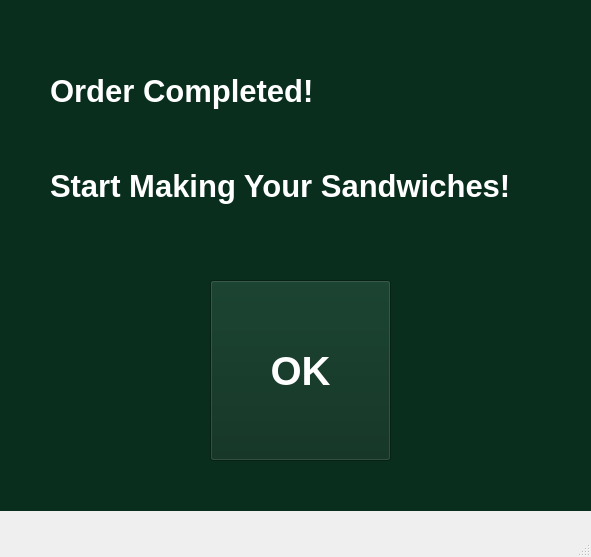
<?xml version="1.0" encoding="UTF-8"?>
<ui version="4.0">
 <class>MainWindow</class>
 <widget class="QMainWindow" name="MainWindow">
  <property name="geometry">
   <rect>
    <x>0</x>
    <y>0</y>
    <width>591</width>
    <height>557</height>
   </rect>
  </property>
  <property name="windowTitle">
   <string>MainWindow</string>
  </property>
  <widget class="QWidget" name="centralwidget">
   <widget class="QStackedWidget" name="stackedWidget">
    <property name="geometry">
     <rect>
      <x>0</x>
      <y>0</y>
      <width>591</width>
      <height>511</height>
     </rect>
    </property>
    <property name="styleSheet">
     <string notr="true">background-color: rgb(10, 46, 30);</string>
    </property>
    <widget class="QWidget" name="page">
     <widget class="QLabel" name="label_2">
      <property name="geometry">
       <rect>
        <x>50</x>
        <y>40</y>
        <width>501</width>
        <height>101</height>
       </rect>
      </property>
      <property name="palette">
       <palette>
        <active>
         <colorrole role="WindowText">
          <brush brushstyle="SolidPattern">
           <color alpha="255">
            <red>255</red>
            <green>255</green>
            <blue>255</blue>
           </color>
          </brush>
         </colorrole>
         <colorrole role="Button">
          <brush brushstyle="SolidPattern">
           <color alpha="255">
            <red>10</red>
            <green>46</green>
            <blue>30</blue>
           </color>
          </brush>
         </colorrole>
         <colorrole role="Midlight">
          <brush brushstyle="SolidPattern">
           <color alpha="255">
            <red>196</red>
            <green>203</green>
            <blue>193</blue>
           </color>
          </brush>
         </colorrole>
         <colorrole role="Dark">
          <brush brushstyle="SolidPattern">
           <color alpha="255">
            <red>105</red>
            <green>116</green>
            <blue>101</blue>
           </color>
          </brush>
         </colorrole>
         <colorrole role="Mid">
          <brush brushstyle="SolidPattern">
           <color alpha="255">
            <red>115</red>
            <green>132</green>
            <blue>108</blue>
           </color>
          </brush>
         </colorrole>
         <colorrole role="Text">
          <brush brushstyle="SolidPattern">
           <color alpha="255">
            <red>26</red>
            <green>55</green>
            <blue>35</blue>
           </color>
          </brush>
         </colorrole>
         <colorrole role="BrightText">
          <brush brushstyle="SolidPattern">
           <color alpha="255">
            <red>26</red>
            <green>55</green>
            <blue>35</blue>
           </color>
          </brush>
         </colorrole>
         <colorrole role="ButtonText">
          <brush brushstyle="SolidPattern">
           <color alpha="255">
            <red>0</red>
            <green>0</green>
            <blue>0</blue>
           </color>
          </brush>
         </colorrole>
         <colorrole role="Base">
          <brush brushstyle="SolidPattern">
           <color alpha="255">
            <red>10</red>
            <green>46</green>
            <blue>30</blue>
           </color>
          </brush>
         </colorrole>
         <colorrole role="Window">
          <brush brushstyle="SolidPattern">
           <color alpha="255">
            <red>10</red>
            <green>46</green>
            <blue>30</blue>
           </color>
          </brush>
         </colorrole>
         <colorrole role="Highlight">
          <brush brushstyle="SolidPattern">
           <color alpha="255">
            <red>26</red>
            <green>55</green>
            <blue>35</blue>
           </color>
          </brush>
         </colorrole>
         <colorrole role="HighlightedText">
          <brush brushstyle="SolidPattern">
           <color alpha="255">
            <red>254</red>
            <green>239</green>
            <blue>197</blue>
           </color>
          </brush>
         </colorrole>
         <colorrole role="LinkVisited">
          <brush brushstyle="SolidPattern">
           <color alpha="255">
            <red>205</red>
            <green>171</green>
            <blue>143</blue>
           </color>
          </brush>
         </colorrole>
         <colorrole role="AlternateBase">
          <brush brushstyle="SolidPattern">
           <color alpha="255">
            <red>69</red>
            <green>80</green>
            <blue>65</blue>
           </color>
          </brush>
         </colorrole>
         <colorrole role="ToolTipBase">
          <brush brushstyle="SolidPattern">
           <color alpha="255">
            <red>255</red>
            <green>246</green>
            <blue>242</blue>
           </color>
          </brush>
         </colorrole>
         <colorrole role="PlaceholderText">
          <brush brushstyle="SolidPattern">
           <color alpha="255">
            <red>105</red>
            <green>116</green>
            <blue>101</blue>
           </color>
          </brush>
         </colorrole>
        </active>
        <inactive>
         <colorrole role="WindowText">
          <brush brushstyle="SolidPattern">
           <color alpha="255">
            <red>255</red>
            <green>255</green>
            <blue>255</blue>
           </color>
          </brush>
         </colorrole>
         <colorrole role="Button">
          <brush brushstyle="SolidPattern">
           <color alpha="255">
            <red>10</red>
            <green>46</green>
            <blue>30</blue>
           </color>
          </brush>
         </colorrole>
         <colorrole role="Midlight">
          <brush brushstyle="SolidPattern">
           <color alpha="255">
            <red>196</red>
            <green>203</green>
            <blue>193</blue>
           </color>
          </brush>
         </colorrole>
         <colorrole role="Dark">
          <brush brushstyle="SolidPattern">
           <color alpha="255">
            <red>105</red>
            <green>116</green>
            <blue>101</blue>
           </color>
          </brush>
         </colorrole>
         <colorrole role="Mid">
          <brush brushstyle="SolidPattern">
           <color alpha="255">
            <red>115</red>
            <green>132</green>
            <blue>108</blue>
           </color>
          </brush>
         </colorrole>
         <colorrole role="Text">
          <brush brushstyle="SolidPattern">
           <color alpha="255">
            <red>26</red>
            <green>55</green>
            <blue>35</blue>
           </color>
          </brush>
         </colorrole>
         <colorrole role="BrightText">
          <brush brushstyle="SolidPattern">
           <color alpha="255">
            <red>26</red>
            <green>55</green>
            <blue>35</blue>
           </color>
          </brush>
         </colorrole>
         <colorrole role="ButtonText">
          <brush brushstyle="SolidPattern">
           <color alpha="255">
            <red>0</red>
            <green>0</green>
            <blue>0</blue>
           </color>
          </brush>
         </colorrole>
         <colorrole role="Base">
          <brush brushstyle="SolidPattern">
           <color alpha="255">
            <red>10</red>
            <green>46</green>
            <blue>30</blue>
           </color>
          </brush>
         </colorrole>
         <colorrole role="Window">
          <brush brushstyle="SolidPattern">
           <color alpha="255">
            <red>10</red>
            <green>46</green>
            <blue>30</blue>
           </color>
          </brush>
         </colorrole>
         <colorrole role="Highlight">
          <brush brushstyle="SolidPattern">
           <color alpha="255">
            <red>26</red>
            <green>55</green>
            <blue>35</blue>
           </color>
          </brush>
         </colorrole>
         <colorrole role="HighlightedText">
          <brush brushstyle="SolidPattern">
           <color alpha="255">
            <red>254</red>
            <green>239</green>
            <blue>197</blue>
           </color>
          </brush>
         </colorrole>
         <colorrole role="LinkVisited">
          <brush brushstyle="SolidPattern">
           <color alpha="255">
            <red>205</red>
            <green>171</green>
            <blue>143</blue>
           </color>
          </brush>
         </colorrole>
         <colorrole role="AlternateBase">
          <brush brushstyle="SolidPattern">
           <color alpha="255">
            <red>69</red>
            <green>80</green>
            <blue>65</blue>
           </color>
          </brush>
         </colorrole>
         <colorrole role="ToolTipBase">
          <brush brushstyle="SolidPattern">
           <color alpha="255">
            <red>255</red>
            <green>246</green>
            <blue>242</blue>
           </color>
          </brush>
         </colorrole>
         <colorrole role="PlaceholderText">
          <brush brushstyle="SolidPattern">
           <color alpha="255">
            <red>105</red>
            <green>116</green>
            <blue>101</blue>
           </color>
          </brush>
         </colorrole>
        </inactive>
        <disabled>
         <colorrole role="WindowText">
          <brush brushstyle="SolidPattern">
           <color alpha="255">
            <red>105</red>
            <green>116</green>
            <blue>101</blue>
           </color>
          </brush>
         </colorrole>
         <colorrole role="Button">
          <brush brushstyle="SolidPattern">
           <color alpha="255">
            <red>10</red>
            <green>46</green>
            <blue>30</blue>
           </color>
          </brush>
         </colorrole>
         <colorrole role="Midlight">
          <brush brushstyle="SolidPattern">
           <color alpha="255">
            <red>196</red>
            <green>203</green>
            <blue>193</blue>
           </color>
          </brush>
         </colorrole>
         <colorrole role="Dark">
          <brush brushstyle="SolidPattern">
           <color alpha="255">
            <red>105</red>
            <green>116</green>
            <blue>101</blue>
           </color>
          </brush>
         </colorrole>
         <colorrole role="Mid">
          <brush brushstyle="SolidPattern">
           <color alpha="255">
            <red>115</red>
            <green>132</green>
            <blue>108</blue>
           </color>
          </brush>
         </colorrole>
         <colorrole role="Text">
          <brush brushstyle="SolidPattern">
           <color alpha="255">
            <red>105</red>
            <green>116</green>
            <blue>101</blue>
           </color>
          </brush>
         </colorrole>
         <colorrole role="BrightText">
          <brush brushstyle="SolidPattern">
           <color alpha="255">
            <red>26</red>
            <green>55</green>
            <blue>35</blue>
           </color>
          </brush>
         </colorrole>
         <colorrole role="ButtonText">
          <brush brushstyle="SolidPattern">
           <color alpha="255">
            <red>105</red>
            <green>116</green>
            <blue>101</blue>
           </color>
          </brush>
         </colorrole>
         <colorrole role="Base">
          <brush brushstyle="SolidPattern">
           <color alpha="255">
            <red>10</red>
            <green>46</green>
            <blue>30</blue>
           </color>
          </brush>
         </colorrole>
         <colorrole role="Window">
          <brush brushstyle="SolidPattern">
           <color alpha="255">
            <red>10</red>
            <green>46</green>
            <blue>30</blue>
           </color>
          </brush>
         </colorrole>
         <colorrole role="Highlight">
          <brush brushstyle="SolidPattern">
           <color alpha="255">
            <red>145</red>
            <green>145</green>
            <blue>145</blue>
           </color>
          </brush>
         </colorrole>
         <colorrole role="HighlightedText">
          <brush brushstyle="SolidPattern">
           <color alpha="255">
            <red>254</red>
            <green>239</green>
            <blue>197</blue>
           </color>
          </brush>
         </colorrole>
         <colorrole role="LinkVisited">
          <brush brushstyle="SolidPattern">
           <color alpha="255">
            <red>205</red>
            <green>171</green>
            <blue>143</blue>
           </color>
          </brush>
         </colorrole>
         <colorrole role="AlternateBase">
          <brush brushstyle="SolidPattern">
           <color alpha="255">
            <red>69</red>
            <green>80</green>
            <blue>65</blue>
           </color>
          </brush>
         </colorrole>
         <colorrole role="ToolTipBase">
          <brush brushstyle="SolidPattern">
           <color alpha="255">
            <red>255</red>
            <green>246</green>
            <blue>242</blue>
           </color>
          </brush>
         </colorrole>
         <colorrole role="PlaceholderText">
          <brush brushstyle="SolidPattern">
           <color alpha="255">
            <red>105</red>
            <green>116</green>
            <blue>101</blue>
           </color>
          </brush>
         </colorrole>
        </disabled>
       </palette>
      </property>
      <property name="font">
       <font>
        <pointsize>23</pointsize>
        <weight>75</weight>
        <bold>true</bold>
       </font>
      </property>
      <property name="text">
       <string>Order Completed!</string>
      </property>
     </widget>
     <widget class="QLabel" name="label_3">
      <property name="geometry">
       <rect>
        <x>50</x>
        <y>140</y>
        <width>501</width>
        <height>91</height>
       </rect>
      </property>
      <property name="palette">
       <palette>
        <active>
         <colorrole role="WindowText">
          <brush brushstyle="SolidPattern">
           <color alpha="255">
            <red>255</red>
            <green>255</green>
            <blue>255</blue>
           </color>
          </brush>
         </colorrole>
         <colorrole role="Button">
          <brush brushstyle="SolidPattern">
           <color alpha="255">
            <red>10</red>
            <green>46</green>
            <blue>30</blue>
           </color>
          </brush>
         </colorrole>
         <colorrole role="Midlight">
          <brush brushstyle="SolidPattern">
           <color alpha="255">
            <red>196</red>
            <green>203</green>
            <blue>193</blue>
           </color>
          </brush>
         </colorrole>
         <colorrole role="Dark">
          <brush brushstyle="SolidPattern">
           <color alpha="255">
            <red>105</red>
            <green>116</green>
            <blue>101</blue>
           </color>
          </brush>
         </colorrole>
         <colorrole role="Mid">
          <brush brushstyle="SolidPattern">
           <color alpha="255">
            <red>115</red>
            <green>132</green>
            <blue>108</blue>
           </color>
          </brush>
         </colorrole>
         <colorrole role="Text">
          <brush brushstyle="SolidPattern">
           <color alpha="255">
            <red>26</red>
            <green>55</green>
            <blue>35</blue>
           </color>
          </brush>
         </colorrole>
         <colorrole role="BrightText">
          <brush brushstyle="SolidPattern">
           <color alpha="255">
            <red>26</red>
            <green>55</green>
            <blue>35</blue>
           </color>
          </brush>
         </colorrole>
         <colorrole role="ButtonText">
          <brush brushstyle="SolidPattern">
           <color alpha="255">
            <red>0</red>
            <green>0</green>
            <blue>0</blue>
           </color>
          </brush>
         </colorrole>
         <colorrole role="Base">
          <brush brushstyle="SolidPattern">
           <color alpha="255">
            <red>10</red>
            <green>46</green>
            <blue>30</blue>
           </color>
          </brush>
         </colorrole>
         <colorrole role="Window">
          <brush brushstyle="SolidPattern">
           <color alpha="255">
            <red>10</red>
            <green>46</green>
            <blue>30</blue>
           </color>
          </brush>
         </colorrole>
         <colorrole role="Highlight">
          <brush brushstyle="SolidPattern">
           <color alpha="255">
            <red>26</red>
            <green>55</green>
            <blue>35</blue>
           </color>
          </brush>
         </colorrole>
         <colorrole role="HighlightedText">
          <brush brushstyle="SolidPattern">
           <color alpha="255">
            <red>254</red>
            <green>239</green>
            <blue>197</blue>
           </color>
          </brush>
         </colorrole>
         <colorrole role="LinkVisited">
          <brush brushstyle="SolidPattern">
           <color alpha="255">
            <red>205</red>
            <green>171</green>
            <blue>143</blue>
           </color>
          </brush>
         </colorrole>
         <colorrole role="AlternateBase">
          <brush brushstyle="SolidPattern">
           <color alpha="255">
            <red>69</red>
            <green>80</green>
            <blue>65</blue>
           </color>
          </brush>
         </colorrole>
         <colorrole role="ToolTipBase">
          <brush brushstyle="SolidPattern">
           <color alpha="255">
            <red>255</red>
            <green>246</green>
            <blue>242</blue>
           </color>
          </brush>
         </colorrole>
         <colorrole role="PlaceholderText">
          <brush brushstyle="SolidPattern">
           <color alpha="255">
            <red>105</red>
            <green>116</green>
            <blue>101</blue>
           </color>
          </brush>
         </colorrole>
        </active>
        <inactive>
         <colorrole role="WindowText">
          <brush brushstyle="SolidPattern">
           <color alpha="255">
            <red>255</red>
            <green>255</green>
            <blue>255</blue>
           </color>
          </brush>
         </colorrole>
         <colorrole role="Button">
          <brush brushstyle="SolidPattern">
           <color alpha="255">
            <red>10</red>
            <green>46</green>
            <blue>30</blue>
           </color>
          </brush>
         </colorrole>
         <colorrole role="Midlight">
          <brush brushstyle="SolidPattern">
           <color alpha="255">
            <red>196</red>
            <green>203</green>
            <blue>193</blue>
           </color>
          </brush>
         </colorrole>
         <colorrole role="Dark">
          <brush brushstyle="SolidPattern">
           <color alpha="255">
            <red>105</red>
            <green>116</green>
            <blue>101</blue>
           </color>
          </brush>
         </colorrole>
         <colorrole role="Mid">
          <brush brushstyle="SolidPattern">
           <color alpha="255">
            <red>115</red>
            <green>132</green>
            <blue>108</blue>
           </color>
          </brush>
         </colorrole>
         <colorrole role="Text">
          <brush brushstyle="SolidPattern">
           <color alpha="255">
            <red>26</red>
            <green>55</green>
            <blue>35</blue>
           </color>
          </brush>
         </colorrole>
         <colorrole role="BrightText">
          <brush brushstyle="SolidPattern">
           <color alpha="255">
            <red>26</red>
            <green>55</green>
            <blue>35</blue>
           </color>
          </brush>
         </colorrole>
         <colorrole role="ButtonText">
          <brush brushstyle="SolidPattern">
           <color alpha="255">
            <red>0</red>
            <green>0</green>
            <blue>0</blue>
           </color>
          </brush>
         </colorrole>
         <colorrole role="Base">
          <brush brushstyle="SolidPattern">
           <color alpha="255">
            <red>10</red>
            <green>46</green>
            <blue>30</blue>
           </color>
          </brush>
         </colorrole>
         <colorrole role="Window">
          <brush brushstyle="SolidPattern">
           <color alpha="255">
            <red>10</red>
            <green>46</green>
            <blue>30</blue>
           </color>
          </brush>
         </colorrole>
         <colorrole role="Highlight">
          <brush brushstyle="SolidPattern">
           <color alpha="255">
            <red>26</red>
            <green>55</green>
            <blue>35</blue>
           </color>
          </brush>
         </colorrole>
         <colorrole role="HighlightedText">
          <brush brushstyle="SolidPattern">
           <color alpha="255">
            <red>254</red>
            <green>239</green>
            <blue>197</blue>
           </color>
          </brush>
         </colorrole>
         <colorrole role="LinkVisited">
          <brush brushstyle="SolidPattern">
           <color alpha="255">
            <red>205</red>
            <green>171</green>
            <blue>143</blue>
           </color>
          </brush>
         </colorrole>
         <colorrole role="AlternateBase">
          <brush brushstyle="SolidPattern">
           <color alpha="255">
            <red>69</red>
            <green>80</green>
            <blue>65</blue>
           </color>
          </brush>
         </colorrole>
         <colorrole role="ToolTipBase">
          <brush brushstyle="SolidPattern">
           <color alpha="255">
            <red>255</red>
            <green>246</green>
            <blue>242</blue>
           </color>
          </brush>
         </colorrole>
         <colorrole role="PlaceholderText">
          <brush brushstyle="SolidPattern">
           <color alpha="255">
            <red>105</red>
            <green>116</green>
            <blue>101</blue>
           </color>
          </brush>
         </colorrole>
        </inactive>
        <disabled>
         <colorrole role="WindowText">
          <brush brushstyle="SolidPattern">
           <color alpha="255">
            <red>105</red>
            <green>116</green>
            <blue>101</blue>
           </color>
          </brush>
         </colorrole>
         <colorrole role="Button">
          <brush brushstyle="SolidPattern">
           <color alpha="255">
            <red>10</red>
            <green>46</green>
            <blue>30</blue>
           </color>
          </brush>
         </colorrole>
         <colorrole role="Midlight">
          <brush brushstyle="SolidPattern">
           <color alpha="255">
            <red>196</red>
            <green>203</green>
            <blue>193</blue>
           </color>
          </brush>
         </colorrole>
         <colorrole role="Dark">
          <brush brushstyle="SolidPattern">
           <color alpha="255">
            <red>105</red>
            <green>116</green>
            <blue>101</blue>
           </color>
          </brush>
         </colorrole>
         <colorrole role="Mid">
          <brush brushstyle="SolidPattern">
           <color alpha="255">
            <red>115</red>
            <green>132</green>
            <blue>108</blue>
           </color>
          </brush>
         </colorrole>
         <colorrole role="Text">
          <brush brushstyle="SolidPattern">
           <color alpha="255">
            <red>105</red>
            <green>116</green>
            <blue>101</blue>
           </color>
          </brush>
         </colorrole>
         <colorrole role="BrightText">
          <brush brushstyle="SolidPattern">
           <color alpha="255">
            <red>26</red>
            <green>55</green>
            <blue>35</blue>
           </color>
          </brush>
         </colorrole>
         <colorrole role="ButtonText">
          <brush brushstyle="SolidPattern">
           <color alpha="255">
            <red>105</red>
            <green>116</green>
            <blue>101</blue>
           </color>
          </brush>
         </colorrole>
         <colorrole role="Base">
          <brush brushstyle="SolidPattern">
           <color alpha="255">
            <red>10</red>
            <green>46</green>
            <blue>30</blue>
           </color>
          </brush>
         </colorrole>
         <colorrole role="Window">
          <brush brushstyle="SolidPattern">
           <color alpha="255">
            <red>10</red>
            <green>46</green>
            <blue>30</blue>
           </color>
          </brush>
         </colorrole>
         <colorrole role="Highlight">
          <brush brushstyle="SolidPattern">
           <color alpha="255">
            <red>145</red>
            <green>145</green>
            <blue>145</blue>
           </color>
          </brush>
         </colorrole>
         <colorrole role="HighlightedText">
          <brush brushstyle="SolidPattern">
           <color alpha="255">
            <red>254</red>
            <green>239</green>
            <blue>197</blue>
           </color>
          </brush>
         </colorrole>
         <colorrole role="LinkVisited">
          <brush brushstyle="SolidPattern">
           <color alpha="255">
            <red>205</red>
            <green>171</green>
            <blue>143</blue>
           </color>
          </brush>
         </colorrole>
         <colorrole role="AlternateBase">
          <brush brushstyle="SolidPattern">
           <color alpha="255">
            <red>69</red>
            <green>80</green>
            <blue>65</blue>
           </color>
          </brush>
         </colorrole>
         <colorrole role="ToolTipBase">
          <brush brushstyle="SolidPattern">
           <color alpha="255">
            <red>255</red>
            <green>246</green>
            <blue>242</blue>
           </color>
          </brush>
         </colorrole>
         <colorrole role="PlaceholderText">
          <brush brushstyle="SolidPattern">
           <color alpha="255">
            <red>105</red>
            <green>116</green>
            <blue>101</blue>
           </color>
          </brush>
         </colorrole>
        </disabled>
       </palette>
      </property>
      <property name="font">
       <font>
        <pointsize>23</pointsize>
        <weight>75</weight>
        <bold>true</bold>
       </font>
      </property>
      <property name="text">
       <string>Start Making Your Sandwiches!</string>
      </property>
     </widget>
     <widget class="QPushButton" name="okBtn">
      <property name="geometry">
       <rect>
        <x>210</x>
        <y>280</y>
        <width>181</width>
        <height>181</height>
       </rect>
      </property>
      <property name="palette">
       <palette>
        <active>
         <colorrole role="WindowText">
          <brush brushstyle="SolidPattern">
           <color alpha="255">
            <red>255</red>
            <green>255</green>
            <blue>255</blue>
           </color>
          </brush>
         </colorrole>
         <colorrole role="Button">
          <brush brushstyle="SolidPattern">
           <color alpha="255">
            <red>10</red>
            <green>46</green>
            <blue>30</blue>
           </color>
          </brush>
         </colorrole>
         <colorrole role="Midlight">
          <brush brushstyle="SolidPattern">
           <color alpha="255">
            <red>196</red>
            <green>203</green>
            <blue>193</blue>
           </color>
          </brush>
         </colorrole>
         <colorrole role="Dark">
          <brush brushstyle="SolidPattern">
           <color alpha="255">
            <red>105</red>
            <green>116</green>
            <blue>101</blue>
           </color>
          </brush>
         </colorrole>
         <colorrole role="Mid">
          <brush brushstyle="SolidPattern">
           <color alpha="255">
            <red>115</red>
            <green>132</green>
            <blue>108</blue>
           </color>
          </brush>
         </colorrole>
         <colorrole role="Text">
          <brush brushstyle="SolidPattern">
           <color alpha="255">
            <red>26</red>
            <green>55</green>
            <blue>35</blue>
           </color>
          </brush>
         </colorrole>
         <colorrole role="BrightText">
          <brush brushstyle="SolidPattern">
           <color alpha="255">
            <red>26</red>
            <green>55</green>
            <blue>35</blue>
           </color>
          </brush>
         </colorrole>
         <colorrole role="ButtonText">
          <brush brushstyle="SolidPattern">
           <color alpha="255">
            <red>255</red>
            <green>255</green>
            <blue>255</blue>
           </color>
          </brush>
         </colorrole>
         <colorrole role="Base">
          <brush brushstyle="SolidPattern">
           <color alpha="255">
            <red>10</red>
            <green>46</green>
            <blue>30</blue>
           </color>
          </brush>
         </colorrole>
         <colorrole role="Window">
          <brush brushstyle="SolidPattern">
           <color alpha="255">
            <red>10</red>
            <green>46</green>
            <blue>30</blue>
           </color>
          </brush>
         </colorrole>
         <colorrole role="Highlight">
          <brush brushstyle="SolidPattern">
           <color alpha="255">
            <red>26</red>
            <green>55</green>
            <blue>35</blue>
           </color>
          </brush>
         </colorrole>
         <colorrole role="HighlightedText">
          <brush brushstyle="SolidPattern">
           <color alpha="255">
            <red>254</red>
            <green>239</green>
            <blue>197</blue>
           </color>
          </brush>
         </colorrole>
         <colorrole role="LinkVisited">
          <brush brushstyle="SolidPattern">
           <color alpha="255">
            <red>205</red>
            <green>171</green>
            <blue>143</blue>
           </color>
          </brush>
         </colorrole>
         <colorrole role="AlternateBase">
          <brush brushstyle="LinearGradientPattern">
           <gradient startx="0.000000000000000" starty="0.000000000000000" endx="1.000000000000000" endy="0.000000000000000" type="LinearGradient" spread="RepeatSpread" coordinatemode="ObjectBoundingMode">
            <gradientstop position="0.000000000000000">
             <color alpha="255">
              <red>255</red>
              <green>0</green>
              <blue>0</blue>
             </color>
            </gradientstop>
            <gradientstop position="0.170000000000000">
             <color alpha="255">
              <red>255</red>
              <green>0</green>
              <blue>0</blue>
             </color>
            </gradientstop>
            <gradientstop position="0.180000000000000">
             <color alpha="255">
              <red>255</red>
              <green>255</green>
              <blue>255</blue>
             </color>
            </gradientstop>
            <gradientstop position="0.210212000000000">
             <color alpha="255">
              <red>255</red>
              <green>255</green>
              <blue>255</blue>
             </color>
            </gradientstop>
            <gradientstop position="0.220212000000000">
             <color alpha="255">
              <red>0</red>
              <green>16</green>
              <blue>255</blue>
             </color>
            </gradientstop>
            <gradientstop position="0.279897000000000">
             <color alpha="255">
              <red>0</red>
              <green>16</green>
              <blue>255</blue>
             </color>
            </gradientstop>
            <gradientstop position="0.289897000000000">
             <color alpha="255">
              <red>255</red>
              <green>255</green>
              <blue>255</blue>
             </color>
            </gradientstop>
            <gradientstop position="0.320000000000000">
             <color alpha="255">
              <red>255</red>
              <green>255</green>
              <blue>255</blue>
             </color>
            </gradientstop>
            <gradientstop position="0.330000000000000">
             <color alpha="255">
              <red>255</red>
              <green>0</green>
              <blue>0</blue>
             </color>
            </gradientstop>
            <gradientstop position="1.000000000000000">
             <color alpha="255">
              <red>255</red>
              <green>0</green>
              <blue>0</blue>
             </color>
            </gradientstop>
           </gradient>
          </brush>
         </colorrole>
         <colorrole role="ToolTipBase">
          <brush brushstyle="SolidPattern">
           <color alpha="255">
            <red>255</red>
            <green>246</green>
            <blue>242</blue>
           </color>
          </brush>
         </colorrole>
         <colorrole role="PlaceholderText">
          <brush brushstyle="SolidPattern">
           <color alpha="255">
            <red>105</red>
            <green>116</green>
            <blue>101</blue>
           </color>
          </brush>
         </colorrole>
        </active>
        <inactive>
         <colorrole role="WindowText">
          <brush brushstyle="SolidPattern">
           <color alpha="255">
            <red>255</red>
            <green>255</green>
            <blue>255</blue>
           </color>
          </brush>
         </colorrole>
         <colorrole role="Button">
          <brush brushstyle="SolidPattern">
           <color alpha="255">
            <red>10</red>
            <green>46</green>
            <blue>30</blue>
           </color>
          </brush>
         </colorrole>
         <colorrole role="Midlight">
          <brush brushstyle="SolidPattern">
           <color alpha="255">
            <red>196</red>
            <green>203</green>
            <blue>193</blue>
           </color>
          </brush>
         </colorrole>
         <colorrole role="Dark">
          <brush brushstyle="SolidPattern">
           <color alpha="255">
            <red>105</red>
            <green>116</green>
            <blue>101</blue>
           </color>
          </brush>
         </colorrole>
         <colorrole role="Mid">
          <brush brushstyle="SolidPattern">
           <color alpha="255">
            <red>115</red>
            <green>132</green>
            <blue>108</blue>
           </color>
          </brush>
         </colorrole>
         <colorrole role="Text">
          <brush brushstyle="SolidPattern">
           <color alpha="255">
            <red>26</red>
            <green>55</green>
            <blue>35</blue>
           </color>
          </brush>
         </colorrole>
         <colorrole role="BrightText">
          <brush brushstyle="SolidPattern">
           <color alpha="255">
            <red>26</red>
            <green>55</green>
            <blue>35</blue>
           </color>
          </brush>
         </colorrole>
         <colorrole role="ButtonText">
          <brush brushstyle="SolidPattern">
           <color alpha="255">
            <red>255</red>
            <green>255</green>
            <blue>255</blue>
           </color>
          </brush>
         </colorrole>
         <colorrole role="Base">
          <brush brushstyle="SolidPattern">
           <color alpha="255">
            <red>10</red>
            <green>46</green>
            <blue>30</blue>
           </color>
          </brush>
         </colorrole>
         <colorrole role="Window">
          <brush brushstyle="SolidPattern">
           <color alpha="255">
            <red>10</red>
            <green>46</green>
            <blue>30</blue>
           </color>
          </brush>
         </colorrole>
         <colorrole role="Highlight">
          <brush brushstyle="SolidPattern">
           <color alpha="255">
            <red>26</red>
            <green>55</green>
            <blue>35</blue>
           </color>
          </brush>
         </colorrole>
         <colorrole role="HighlightedText">
          <brush brushstyle="SolidPattern">
           <color alpha="255">
            <red>254</red>
            <green>239</green>
            <blue>197</blue>
           </color>
          </brush>
         </colorrole>
         <colorrole role="LinkVisited">
          <brush brushstyle="SolidPattern">
           <color alpha="255">
            <red>205</red>
            <green>171</green>
            <blue>143</blue>
           </color>
          </brush>
         </colorrole>
         <colorrole role="AlternateBase">
          <brush brushstyle="LinearGradientPattern">
           <gradient startx="0.000000000000000" starty="0.000000000000000" endx="1.000000000000000" endy="0.000000000000000" type="LinearGradient" spread="RepeatSpread" coordinatemode="ObjectBoundingMode">
            <gradientstop position="0.000000000000000">
             <color alpha="255">
              <red>255</red>
              <green>0</green>
              <blue>0</blue>
             </color>
            </gradientstop>
            <gradientstop position="0.170000000000000">
             <color alpha="255">
              <red>255</red>
              <green>0</green>
              <blue>0</blue>
             </color>
            </gradientstop>
            <gradientstop position="0.180000000000000">
             <color alpha="255">
              <red>255</red>
              <green>255</green>
              <blue>255</blue>
             </color>
            </gradientstop>
            <gradientstop position="0.210212000000000">
             <color alpha="255">
              <red>255</red>
              <green>255</green>
              <blue>255</blue>
             </color>
            </gradientstop>
            <gradientstop position="0.220212000000000">
             <color alpha="255">
              <red>0</red>
              <green>16</green>
              <blue>255</blue>
             </color>
            </gradientstop>
            <gradientstop position="0.279897000000000">
             <color alpha="255">
              <red>0</red>
              <green>16</green>
              <blue>255</blue>
             </color>
            </gradientstop>
            <gradientstop position="0.289897000000000">
             <color alpha="255">
              <red>255</red>
              <green>255</green>
              <blue>255</blue>
             </color>
            </gradientstop>
            <gradientstop position="0.320000000000000">
             <color alpha="255">
              <red>255</red>
              <green>255</green>
              <blue>255</blue>
             </color>
            </gradientstop>
            <gradientstop position="0.330000000000000">
             <color alpha="255">
              <red>255</red>
              <green>0</green>
              <blue>0</blue>
             </color>
            </gradientstop>
            <gradientstop position="1.000000000000000">
             <color alpha="255">
              <red>255</red>
              <green>0</green>
              <blue>0</blue>
             </color>
            </gradientstop>
           </gradient>
          </brush>
         </colorrole>
         <colorrole role="ToolTipBase">
          <brush brushstyle="SolidPattern">
           <color alpha="255">
            <red>255</red>
            <green>246</green>
            <blue>242</blue>
           </color>
          </brush>
         </colorrole>
         <colorrole role="PlaceholderText">
          <brush brushstyle="SolidPattern">
           <color alpha="255">
            <red>105</red>
            <green>116</green>
            <blue>101</blue>
           </color>
          </brush>
         </colorrole>
        </inactive>
        <disabled>
         <colorrole role="WindowText">
          <brush brushstyle="SolidPattern">
           <color alpha="255">
            <red>105</red>
            <green>116</green>
            <blue>101</blue>
           </color>
          </brush>
         </colorrole>
         <colorrole role="Button">
          <brush brushstyle="SolidPattern">
           <color alpha="255">
            <red>10</red>
            <green>46</green>
            <blue>30</blue>
           </color>
          </brush>
         </colorrole>
         <colorrole role="Midlight">
          <brush brushstyle="SolidPattern">
           <color alpha="255">
            <red>196</red>
            <green>203</green>
            <blue>193</blue>
           </color>
          </brush>
         </colorrole>
         <colorrole role="Dark">
          <brush brushstyle="SolidPattern">
           <color alpha="255">
            <red>105</red>
            <green>116</green>
            <blue>101</blue>
           </color>
          </brush>
         </colorrole>
         <colorrole role="Mid">
          <brush brushstyle="SolidPattern">
           <color alpha="255">
            <red>115</red>
            <green>132</green>
            <blue>108</blue>
           </color>
          </brush>
         </colorrole>
         <colorrole role="Text">
          <brush brushstyle="SolidPattern">
           <color alpha="255">
            <red>105</red>
            <green>116</green>
            <blue>101</blue>
           </color>
          </brush>
         </colorrole>
         <colorrole role="BrightText">
          <brush brushstyle="SolidPattern">
           <color alpha="255">
            <red>26</red>
            <green>55</green>
            <blue>35</blue>
           </color>
          </brush>
         </colorrole>
         <colorrole role="ButtonText">
          <brush brushstyle="SolidPattern">
           <color alpha="255">
            <red>105</red>
            <green>116</green>
            <blue>101</blue>
           </color>
          </brush>
         </colorrole>
         <colorrole role="Base">
          <brush brushstyle="SolidPattern">
           <color alpha="255">
            <red>10</red>
            <green>46</green>
            <blue>30</blue>
           </color>
          </brush>
         </colorrole>
         <colorrole role="Window">
          <brush brushstyle="SolidPattern">
           <color alpha="255">
            <red>10</red>
            <green>46</green>
            <blue>30</blue>
           </color>
          </brush>
         </colorrole>
         <colorrole role="Highlight">
          <brush brushstyle="SolidPattern">
           <color alpha="255">
            <red>145</red>
            <green>145</green>
            <blue>145</blue>
           </color>
          </brush>
         </colorrole>
         <colorrole role="HighlightedText">
          <brush brushstyle="SolidPattern">
           <color alpha="255">
            <red>254</red>
            <green>239</green>
            <blue>197</blue>
           </color>
          </brush>
         </colorrole>
         <colorrole role="LinkVisited">
          <brush brushstyle="SolidPattern">
           <color alpha="255">
            <red>205</red>
            <green>171</green>
            <blue>143</blue>
           </color>
          </brush>
         </colorrole>
         <colorrole role="AlternateBase">
          <brush brushstyle="LinearGradientPattern">
           <gradient startx="0.000000000000000" starty="0.000000000000000" endx="1.000000000000000" endy="0.000000000000000" type="LinearGradient" spread="RepeatSpread" coordinatemode="ObjectBoundingMode">
            <gradientstop position="0.000000000000000">
             <color alpha="255">
              <red>255</red>
              <green>0</green>
              <blue>0</blue>
             </color>
            </gradientstop>
            <gradientstop position="0.170000000000000">
             <color alpha="255">
              <red>255</red>
              <green>0</green>
              <blue>0</blue>
             </color>
            </gradientstop>
            <gradientstop position="0.180000000000000">
             <color alpha="255">
              <red>255</red>
              <green>255</green>
              <blue>255</blue>
             </color>
            </gradientstop>
            <gradientstop position="0.210212000000000">
             <color alpha="255">
              <red>255</red>
              <green>255</green>
              <blue>255</blue>
             </color>
            </gradientstop>
            <gradientstop position="0.220212000000000">
             <color alpha="255">
              <red>0</red>
              <green>16</green>
              <blue>255</blue>
             </color>
            </gradientstop>
            <gradientstop position="0.279897000000000">
             <color alpha="255">
              <red>0</red>
              <green>16</green>
              <blue>255</blue>
             </color>
            </gradientstop>
            <gradientstop position="0.289897000000000">
             <color alpha="255">
              <red>255</red>
              <green>255</green>
              <blue>255</blue>
             </color>
            </gradientstop>
            <gradientstop position="0.320000000000000">
             <color alpha="255">
              <red>255</red>
              <green>255</green>
              <blue>255</blue>
             </color>
            </gradientstop>
            <gradientstop position="0.330000000000000">
             <color alpha="255">
              <red>255</red>
              <green>0</green>
              <blue>0</blue>
             </color>
            </gradientstop>
            <gradientstop position="1.000000000000000">
             <color alpha="255">
              <red>255</red>
              <green>0</green>
              <blue>0</blue>
             </color>
            </gradientstop>
           </gradient>
          </brush>
         </colorrole>
         <colorrole role="ToolTipBase">
          <brush brushstyle="SolidPattern">
           <color alpha="255">
            <red>255</red>
            <green>246</green>
            <blue>242</blue>
           </color>
          </brush>
         </colorrole>
         <colorrole role="PlaceholderText">
          <brush brushstyle="SolidPattern">
           <color alpha="255">
            <red>105</red>
            <green>116</green>
            <blue>101</blue>
           </color>
          </brush>
         </colorrole>
        </disabled>
       </palette>
      </property>
      <property name="font">
       <font>
        <pointsize>30</pointsize>
        <weight>75</weight>
        <bold>true</bold>
       </font>
      </property>
      <property name="styleSheet">
       <string notr="true">
alternate-background-color: qlineargradient(spread:repeat, x1:0, y1:0, x2:1, y2:0, stop:0 rgba(255, 0, 0, 255), stop:0.17 rgba(255, 0, 0, 255), stop:0.18 rgba(255, 255, 255, 255), stop:0.210212 rgba(255, 255, 255, 255), stop:0.220212 rgba(0, 16, 255, 255), stop:0.279897 rgba(0, 16, 255, 255), stop:0.289897 rgba(255, 255, 255, 255), stop:0.32 rgba(255, 255, 255, 255), stop:0.33 rgba(255, 0, 0, 255), stop:1 rgba(255, 0, 0, 255));</string>
      </property>
      <property name="text">
       <string>OK</string>
      </property>
     </widget>
    </widget>
    <widget class="QWidget" name="page_2"/>
   </widget>
  </widget>
  <widget class="QMenuBar" name="menubar">
   <property name="geometry">
    <rect>
     <x>0</x>
     <y>0</y>
     <width>591</width>
     <height>24</height>
    </rect>
   </property>
  </widget>
  <widget class="QStatusBar" name="statusbar"/>
 </widget>
 <resources/>
 <connections/>
</ui>
